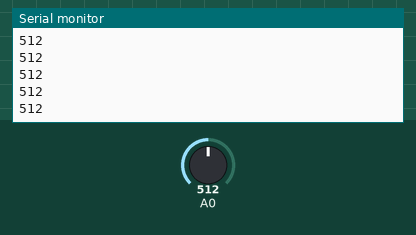
This sketch was run on a simulated Arduino Uno, built with avr-gcc and run on an emulated ATmega328P. Shown: the last lines printed to the serial monitor. The inputs (shaded band) are chosen by the test bench; at power-on: A0 = 512.

Above: at 1.2 s.
1.3 s: A0 set to 716
At 1.48 s:
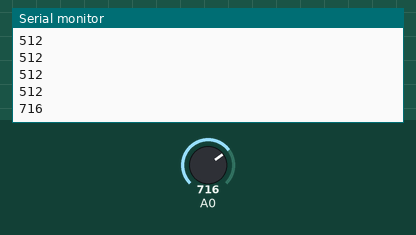
2.8 s: A0 set to 900
At 2.84 s:
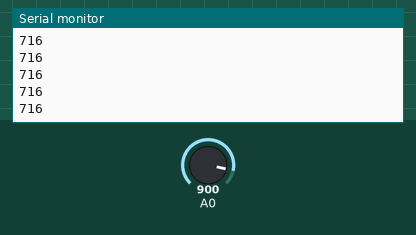
Timing chart, 0 to 5.8 s (numbered marks = the images above; inputs shaded):
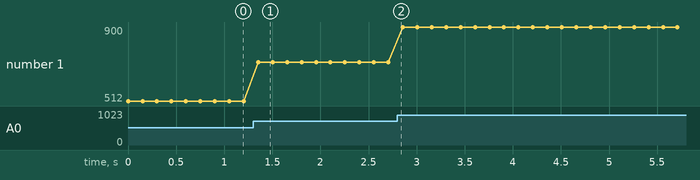

Measured:
- after the input at 1.3 s, the serial monitor: prints a new line after 0.05 s (image 1)
- plotted number 1: 512 → 716 after the input at 1.3 s, 716 → 900 after the input at 2.8 s

The sketch:

sensor_calibration.ino
```cpp
// Author: James Holland
// Date: 07/06/2020
// Purpose: Simple Arduino sketch for monitoring sensor readings, proved particularly useful with soil moisture sensor.

void setup() {
  // Declare baud rate of 115200 --> Watch in 'Serial Plotter'
  Serial.begin(115200);
}

void loop() {
  int value;
  value = analogRead(A0);
  Serial.println(value);
  delay(150);
}
```
